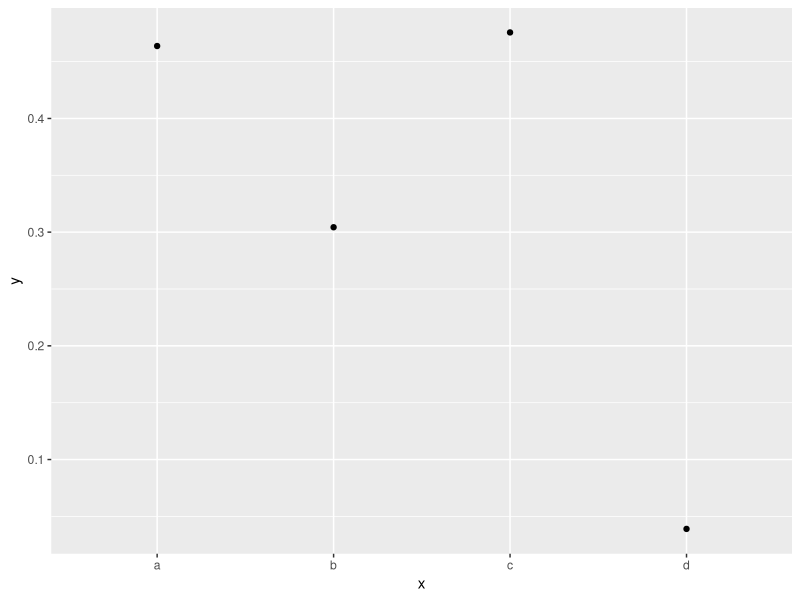
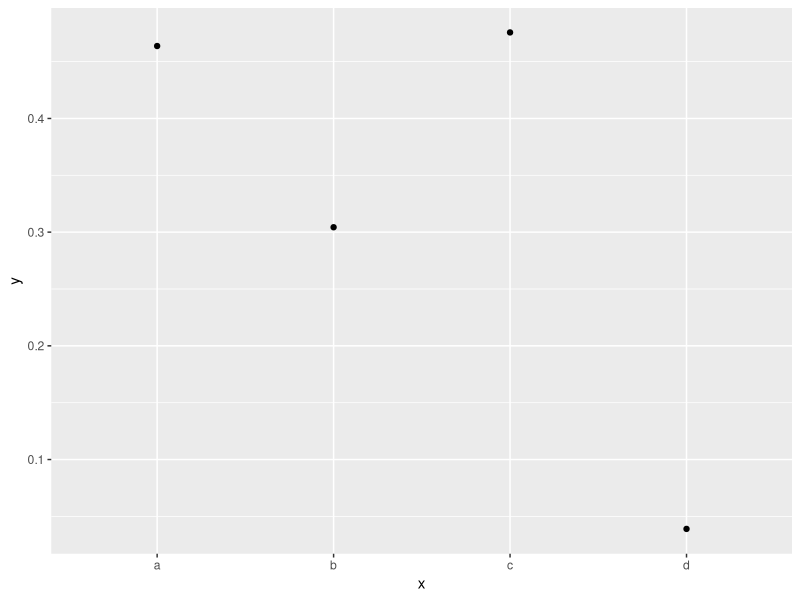
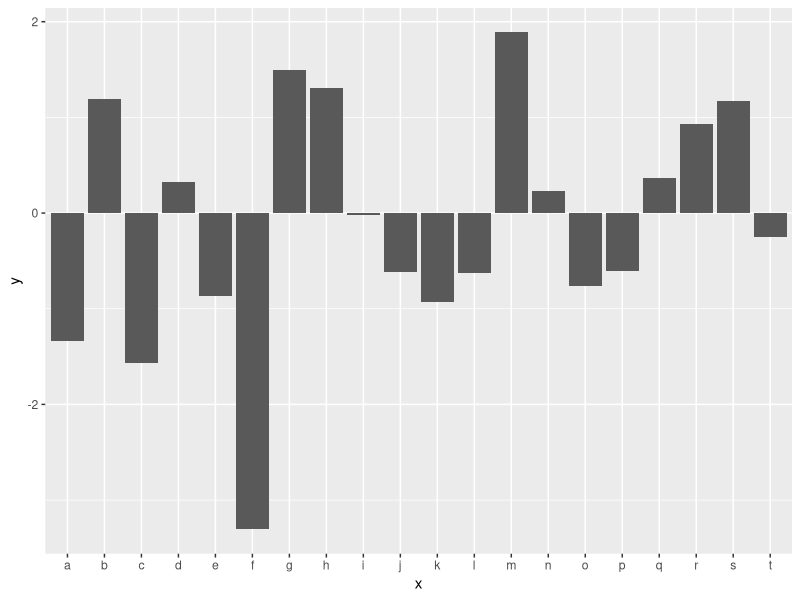

Write R code to recreate these figures, in order.
## ---- chunk 1
#| warning: false
#| message: false
library(ggplot2)
library(tibble)
## ---- chunk 2
p <- tibble(x = letters[1:4], y = rnorm(4)) |>
  ggplot(aes(x = x, y = y)) +
  geom_point() +
  geom_line()
p
## ---- chunk 3
p
## ---- chunk 4
tibble(x = letters[1:20], y = rnorm(20)) |>
  ggplot(aes(x = x, y = y)) +
  geom_col()
